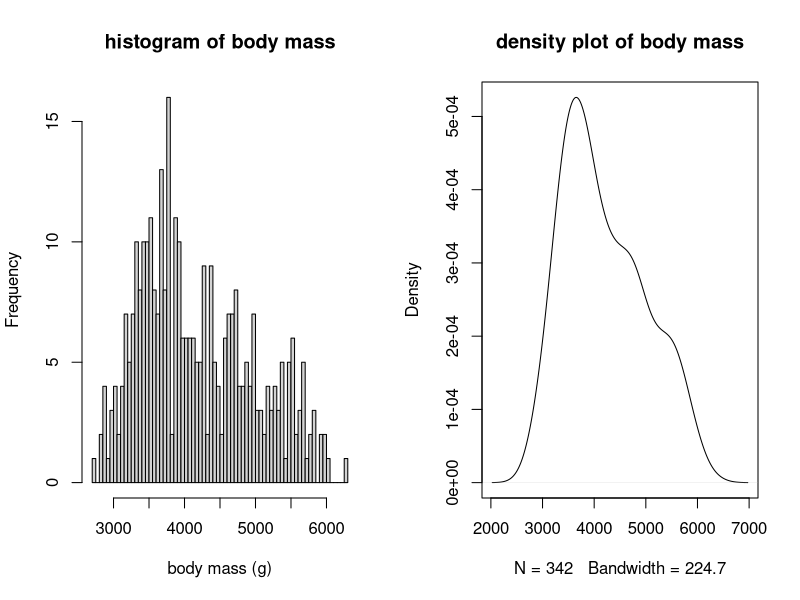
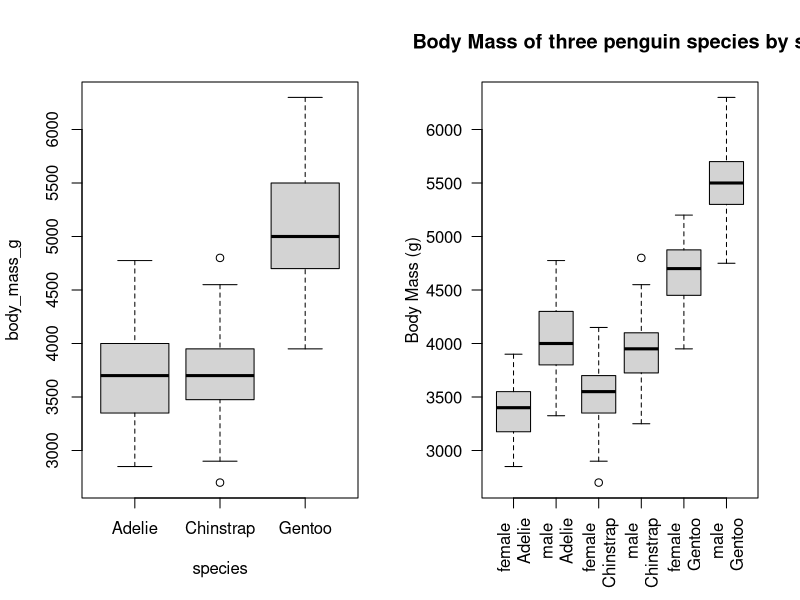

Write R code to recreate these figures, in order.
## ---- chunk 1
library(palmerpenguins)
##one tailed T-tests

t.test(subset(penguins, species == "Gentoo")$flipper_length_mm)#null is that the mean of Gentoo flipper lengths is not equal to zero 

t.test(
  x = subset(penguins, species == "Gentoo")$flipper_length_mm,
  mu = 218) #null is that the mean of Gentoo flippers is not equal to 218

t.test(
  x = subset(penguins, species == "Gentoo")$flipper_length_mm,
  mu = 218,
  alternative = "less"
) #null is that true mean of Gentoo flppers is less than 218mm. 
## ---- chunk 2
##Two-tailed T-tests

t.test(flipper_length_mm ~ species, data = subset(penguins, species != "Chinstrap"))

#t.test(flipper_length_mm ~ species, data = subset(penguins, species != "Chinstrap"), mu=mean(subset(penguins, flipper_length_mm, species="Gentoo")), alternative="less")
## ---- chunk 3
##first, graphical exploration

par(mfrow = c(1, 2))
hist(penguins$body_mass_g, breaks = 80, main = "histogram of body mass", xlab = "body mass (g)")
plot(density(penguins$body_mass_g, na.rm = TRUE), main = "density plot of body mass")

## the data is unimodal, and the peak lies between 3500-4000g

boxplot(body_mass_g ~ species, data = penguins)
##ADPE and CHPE have very similar masses, GEPE are quite a bit heavier
## ---- chunk 4
##next, numerical exploration
dat_chinstrap = subset(penguins, species == "Chinstrap")
mean(dat_chinstrap$body_mass_g, na.rm = TRUE)
shapiro.test(dat_chinstrap$body_mass_g)#this tells us not to reject the null, so the data are normally distributed
aggregate(body_mass_g ~ species, data = penguins, FUN = mean)
aggregate(
  body_mass_g ~ species,
  data = penguins,
  FUN = function(x) shapiro.test(x)$p.value)
fit_species = lm(body_mass_g ~ species, data = penguins)#linear model: how much variation in body mass is explained by sp.
summary(fit_species)
anova(fit_species)
## ---- chunk 5
##2-way anovass
fit_additive = lm(body_mass_g ~ sex + species, data = penguins)
fit_interactive = lm(body_mass_g ~ sex * species, data = penguins)
summary(fit_interactive)
## ---- chunk 6
boxplot(body_mass_g ~ sex+species, data = penguins, main= "Body Mass of three penguin species by sex", ylab="Body Mass (g)", las=2, xlab=" ", names=c("female \n Adelie", "male \n Adelie", "female \n Chinstrap", "male \n Chinstrap", "female \n Gentoo", "male \n Gentoo"))
## ---- chunk 7
fit_both=lm(body_mass_g ~ sex * species, data = penguins)
summary(fit_both)
## ---- chunk 8
3368.84+158.37
## ---- chunk 9
fem_CHPE=subset(dat_chinstrap, sex=="female")
mean(fem_CHPE$body_mass_g)
